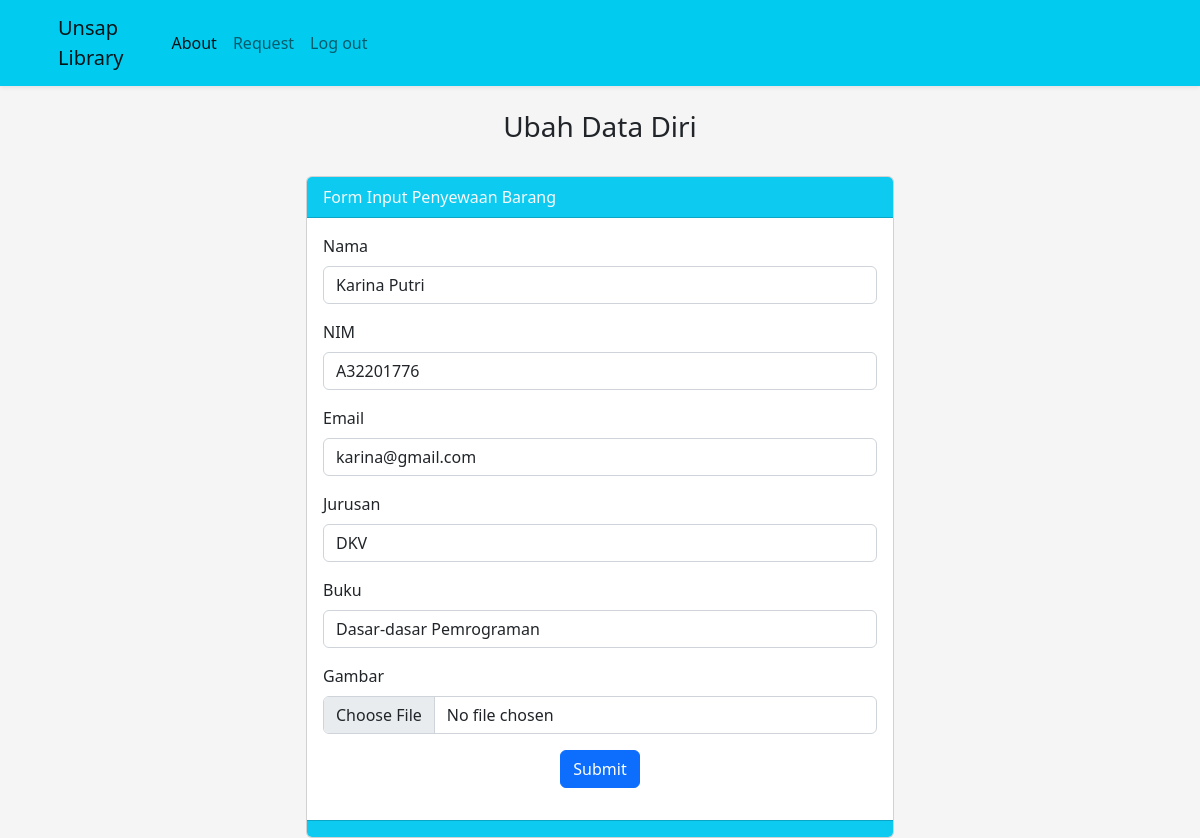
/ubah.php?id=30 (signed in), run on the app's committed database.
### tables this page shows
CREATE TABLE `mahasiswa` (
  `id` int(11) NOT NULL,
  `nama` varchar(200) NOT NULL,
  `nim` char(9) NOT NULL,
  `email` varchar(100) NOT NULL,
  `jurusan` varchar(100) NOT NULL,
  `gambar` varchar(100) NOT NULL,
  `buku` varchar(30) NOT NULL
);

### function.php (called while the page is built, shortened)
<?php
$conn = mysqli_connect("localhost", "root", "", "phpdasar1");
function query($query) {
	global $conn;
	$result = mysqli_query($conn, $query);
	$rows = [];
	while ( $row = mysqli_fetch_assoc($result) ) {
		$rows[] = $row;
	}
	return $rows;
}
?>

### ubah.php (the view, shortened to what this page needs)
<?php
require 'function.php';
$id = $_GET["id"];
$mhs = query("SELECT * FROM mahasiswa WHERE id = $id")[0];
?>
<!DOCTYPE html>
<html>
<head>
    <link rel="stylesheet" href="https://cdn.jsdelivr.net/npm/bootstrap@5.2.0-beta1/dist/css/bootstrap.rtl.min.css">
	<link rel="stylesheet" href="style.css" />
</head>
<body>
 <nav class="navbar navbar-expand-lg shadow-sm" style="background-color: rgb(1, 204, 240)">
      <div class="container">
        <a class="navbar-brand" href="index.php"
          >Unsap <br />
          Library</a>
        <div class="collapse navbar-collapse" id="navbarNav">
          <ul class="navbar-nav">
            <li class="nav-item">
              <a class="nav-link active" aria-current="page" href="about.php">About</a>
            </li>
            <li class="nav-item">
              <a class="nav-link" href="tambah.php">Request</a>
            </li>
            <li class="nav-item">
              <a class="nav-link" href="logout.php">Log out</a>
            </li>
          </ul>
        </div>
      </div>
    </nav>
	<br>
	<h3 class="text-center">Ubah Data Diri</h3>
<br>
<div class="row">
    <div class="col-md-6 mx-auto">
        <div class="card">
        	<div class="card-header bg-info text-light">Form Input Penyewaan Barang</div>
                <div class="card-body">
					<form action="" method="post" enctype="multipart/form-data">
							<div class="mb-3">
								<label for="nama" class="form-label">Nama</label>
								<input type="text" name="nama" class="form-control" id="nama" required value="<?= $mhs["nama"]; ?>">
							</div>
							<div class="mb-3">
								<label for="nim" class="form-label">NIM</label>
								<input type="text" name="nim" class="form-control" id="nim" required value="<?= $mhs["nim"]; ?>">
							</div>
							<div class="mb-3">
								<label for="email"class="form-label" >Email</label>
								<input type="text" name="email" class="form-control" id="email" value="<?= $mhs["email"]; ?>">
							</div>
							<div class="mb-3">
								<label for="jurusan"class="form-label" >Jurusan</label>
								<input type="text" name="jurusan" class="form-control" id="jurusan" required value="<?= $mhs["jurusan"]; ?>">
							</div>
							<div class="mb-3">
								<label for="buku"class="form-label" >Buku</label>
								<input type="text" name="buku" class="form-control" id="buku" value="<?= $mhs["buku"]; ?>">
							</div>
							<div class="mb-3">
								<label for="gambar"class="form-label" >Gambar</label>
								<input type="file" name="gambar" id="gambar" class="form-control">
							</div>
							<div class="mb-3 text-center">
								<button class="btn btn-primary" type="submit" name="submit">Submit</button>
							</div>
					</form>
						</div>
        		<div class="card-footer bg-info"></div>
          	</div>
        </div>
    </div>
</body>
</html>

### ubah.php (style rules this page uses)
body { min-height: 100%; background-color: #f5f5f5; }

### data on the page
mahasiswa: nama "Karina Putri", nim "A32201776", email "karina@gmail.com", jurusan "DKV", buku "Dasar-dasar Pemrograman"
